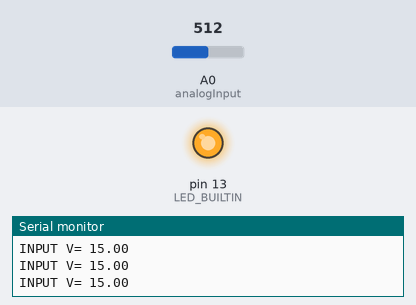
Recording of a sketch running on a simulated Arduino Uno, built with avr-gcc and run on an emulated ATmega328P. Parts: output pins drawn as LEDs (lit = HIGH), the last lines printed to the serial monitor. The test bench sets the inputs (shaded band); at power-on: A0 (analogInput) = 512.

Above: at 1.3 s.
1.4 s: A0 (analogInput) set to 5
2.9 s: A0 (analogInput) set to 2
At 3.9 s:
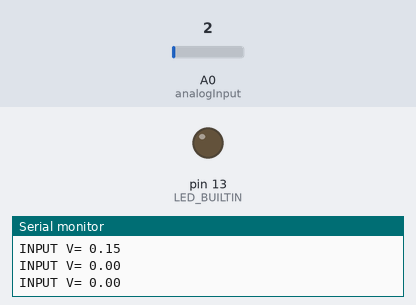
4.5 s: A0 (analogInput) set to 122
At 5.1 s:
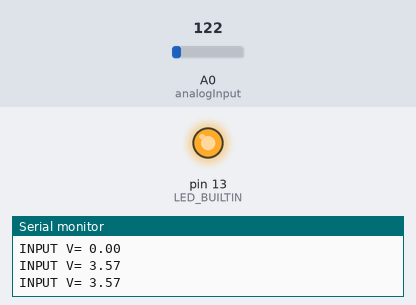
6.0 s: A0 (analogInput) set to 0
At 6.3 s:
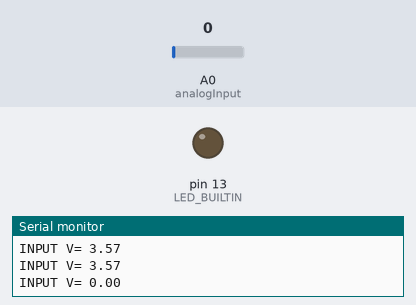
Timing chart, 0 to 8.5 s (numbered marks = the images above; inputs shaded):
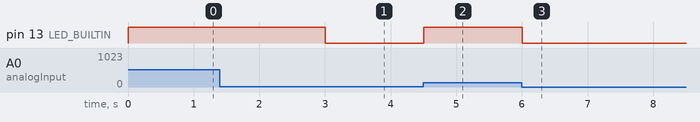

The sketch:

arduino_dc_meter.ino
```cpp
/*
  DC Voltmeter
  Arduino UNO R3 based on voltage divider
  Anu S.
*/
#define VREF  5.0  //voltage on REF

int analogInput = 0;
float vout = 0.0;
float vin = 0.0;
float R1 = 100000.0; // resistance of R1 (100K)
float R2 = 20000.0; // resistance of R2 (20K)
int value = 0;
void setup() {
  pinMode(analogInput, INPUT);
  pinMode(LED_BUILTIN, OUTPUT);
  Serial.begin(115200);
}
void loop() {
  // read the value at analog input
  digitalWrite(LED_BUILTIN, HIGH);
  value = analogRead(analogInput);
  vout = (value * 5.0) / 1024.0;
  vin = vout / (R2 / (R1 + R2)); //Voltage divider equation
  if (vin < 0.09) {
    digitalWrite(LED_BUILTIN, LOW);
    vin = 0.0; //statement to quash undesired reading !
  }
  Serial.print("INPUT V= ");
  Serial.println(vin);
  delay(500);
}
```

Measured:
- the behaviour switches between 4 and 3 on A0 (analogInput) (found by bisection; images 0 and 1)
- after the input at 2.9 s, pin 13 (LED_BUILTIN): HIGH → LOW after 0.10 s
- after the input at 4.5 s, pin 13 (LED_BUILTIN): LOW → HIGH at once
- after the input at 6.0 s, pin 13 (LED_BUILTIN): HIGH → LOW at once
